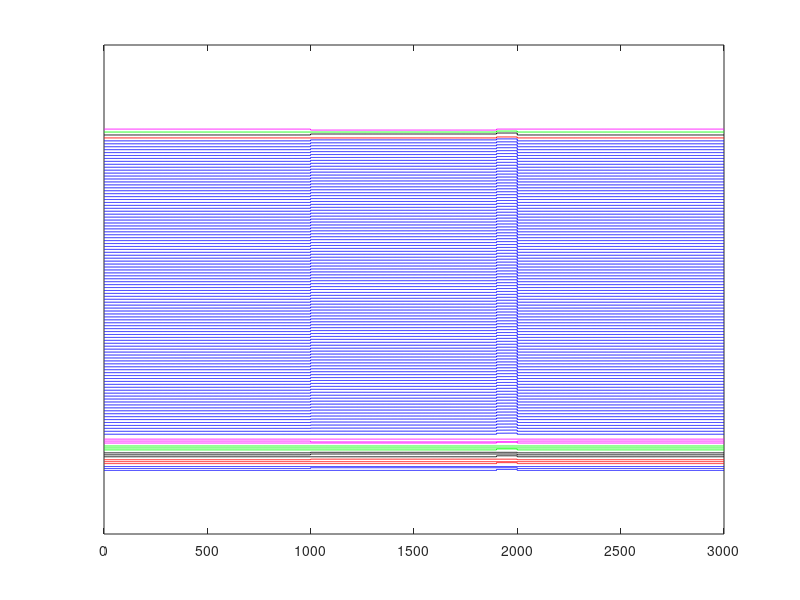
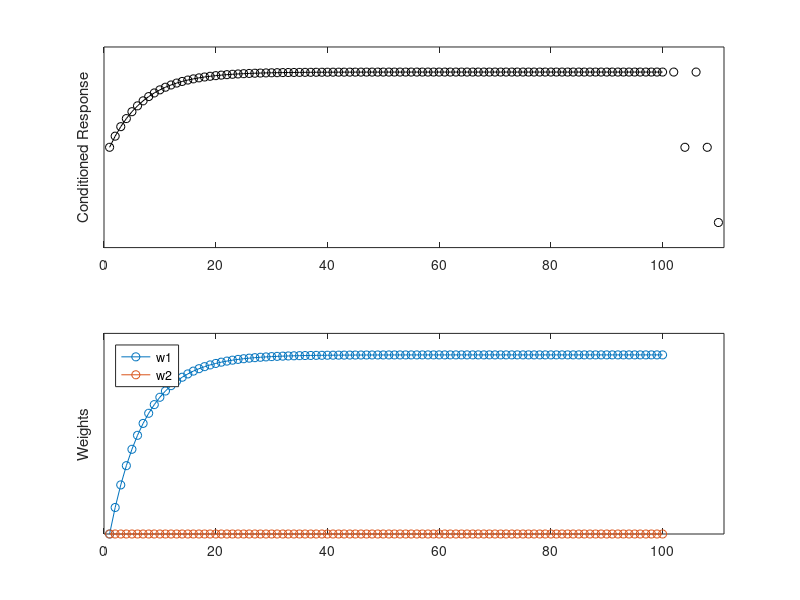

These charts were generated, in order, by the following MATLAB code:
% blue traces are tone with puff trial
% red traces are light with puff trial
% black traces are tone + light with puff trial

CS_START_TIME = 1000;
CS_OFF_TIME = 2000;
US_START_TIME = 1900;
US_OFF_TIME = 2000;
CS1_INTENSITY = .4;
CS2_INTENSITY = .25;
CS5_INTENSITY = -.4;
US_INTENSITY = .5;
N_TRAINING_TRIALS = 10;
alpha = .01; %learning rate parameter

% demonstrates normal learning
% training_trials = ones(1, N_TRAINING_TRIALS);

% demonstrates overshadowing
% training_trials = ones(1, N_TRAINING_TRIALS) * 3;

% demonstrates blocking
training_trials = [ones(1, 100)];
% training_trials = [ones(1, N_TRAINING_TRIALS) * 4, ...
%     ones(1, N_TRAINING_TRIALS) * 3, ...
%     ones(1, N_TRAINING_TRIALS) * 5, ...
%     ones(1, N_TRAINING_TRIALS) * 1, ...
%     ones(1, N_TRAINING_TRIALS) * 2];

testing_trials = [1, 2, 3, 4, 5]; %testing phase will be a single type 1 trial


%%% ----------------- DESIGN THE EXPERIMENT --------------

trial_duration = 3000; % length of each trial (ms)
ttype_num = 5; % total number of different trial types
CS_num = 2; % total number of CSs
colorcode = 'brkgmc'; %color coding for up to 6 CSs

ttype = 1; %-----------------CS 1 only

CS_on(1, ttype) = CS_START_TIME; %start time in ms for CS #1 during trial type 1
CS_off(1, ttype) = CS_OFF_TIME; %end time in ms for CS #1 during trial type 1
CS_val(1, ttype) = CS1_INTENSITY; %intensity level (recommended 0-1) for CS #1 during trial type 1

CS_on(2, ttype) = CS_START_TIME; %start time in ms for CS #2 during trial type 1
CS_off(2, ttype) = CS_OFF_TIME; %end time in ms for CS #2 during trial type 1
CS_val(2, ttype) = 0; %intensity level (recommended 0-1) for CS #2 during trial type 1

US_on(ttype) = US_START_TIME; %start time for US during trial type 1
US_off(ttype) = US_OFF_TIME; %end time for US during trial type 1
US_val(ttype) = US_INTENSITY; %intensity level (recommended 0-1) for US during trial type 1

ttype = 2; %-----------------CS 2 only

CS_on(1, ttype) = CS_START_TIME; %start time in ms for CS #1 during trial type 2
CS_off(1, ttype) = CS_OFF_TIME; %end time in ms for CS #1 during trial type 2
CS_val(1, ttype) = 0; %intensity level (recommended 0-1) for CS #1 during trial type 2

CS_on(2, ttype) = CS_START_TIME; %start time in ms for CS #2 during trial type 2
CS_off(2, ttype) = CS_OFF_TIME; %end time in ms for CS #2 during trial type 2
CS_val(2, ttype) = CS2_INTENSITY; %intensity level (recommended 0-1) for CS #2 during trial type 2

US_on(ttype) = US_START_TIME; %start time for US during trial type 1
US_off(ttype) = US_OFF_TIME; %end time for US during trial type 1
US_val(ttype) = US_INTENSITY; %intensity level (recommended 0-1) for US during trial type 1

ttype = 3; %-----------------CS 1 + CS 2

CS_on(1, ttype) = CS_START_TIME; %start time in ms for CS #1 during trial type 2
CS_off(1, ttype) = CS_OFF_TIME; %end time in ms for CS #1 during trial type 2
CS_val(1, ttype) = CS1_INTENSITY; %intensity level (recommended 0-1) for CS #1 during trial type 2

CS_on(2, ttype) = CS_START_TIME; %start time in ms for CS #2 during trial type 2
CS_off(2, ttype) = CS_OFF_TIME; %end time in ms for CS #2 during trial type 2
CS_val(2, ttype) = CS2_INTENSITY; %intensity level (recommended 0-1) for CS #2 during trial type 2

US_on(ttype) = US_START_TIME; %start time for US during trial type 1
US_off(ttype) = US_OFF_TIME; %end time for US during trial type 1
US_val(ttype) = US_INTENSITY; %intensity level (recommended 0-1) for US during trial type 1

ttype = 4; %-----------------nothing

CS_on(1, ttype) = CS_START_TIME; %start time in ms for CS #1 during trial type 2
CS_off(1, ttype) = CS_OFF_TIME; %end time in ms for CS #1 during trial type 2
CS_val(1, ttype) = 0; %intensity level (recommended 0-1) for CS #1 during trial type 2

CS_on(2, ttype) = CS_START_TIME; %start time in ms for CS #2 during trial type 2
CS_off(2, ttype) = CS_OFF_TIME; %end time in ms for CS #2 during trial type 2
CS_val(2, ttype) = 0; %intensity level (recommended 0-1) for CS #2 during trial type 2

US_on(ttype) = US_START_TIME; %start time for US during trial type 1
US_off(ttype) = US_OFF_TIME; %end time for US during trial type 1
US_val(ttype) = US_INTENSITY; %intensity level (recommended 0-1) for US during trial type 1

ttype = 5; %-----------------CS 1 is negative

CS_on(1, ttype) = CS_START_TIME; %start time in ms for CS #1 during trial type 2
CS_off(1, ttype) = CS_OFF_TIME; %end time in ms for CS #1 during trial type 2
CS_val(1, ttype) = CS5_INTENSITY; %intensity level (recommended 0-1) for CS #1 during trial type 2

CS_on(2, ttype) = CS_START_TIME; %start time in ms for CS #2 during trial type 2
CS_off(2, ttype) = CS_OFF_TIME; %end time in ms for CS #2 during trial type 2
CS_val(2, ttype) = 0; %intensity level (recommended 0-1) for CS #2 during trial type 2

US_on(ttype) = US_START_TIME; %start time for US during trial type 1
US_off(ttype) = US_OFF_TIME; %end time for US during trial type 1
US_val(ttype) = US_INTENSITY; %intensity level (recommended 0-1) for US during trial type 1


%%% ------------ DESIGN THE LEARNING NETWORK -----------

CS_w(1) = 0; %initial value for weight on CS#1
CS_w(2) = 0; %initial value for weight on CS#2

%%%%%%%%%%%%%%%%%%%%%%%%%%%% BUILD & PLOT TRIAL TYPES %%%%%%%%%%%%%%%%%%%%%

figure(1); clf; %clear plotting window

clear start_w CR y CS_trace US_trace R; %clear trial structures prior to simulation

for ttype = 1:ttype_num %loop through trial types
    
    for t = 1:trial_duration %loop through time steps of the trial
        
        %set US value for this time step
        if t >= US_on(ttype) && t < US_off(ttype)
            US_trace(ttype, t) = US_val(ttype);
        else
            US_trace(ttype, t) = 0;
        end
        
        %set CS value for this time step
        for CS = 1:CS_num %loop through the CSs
            if t >= CS_on(CS, ttype) && t < CS_off(CS, ttype)
                CS_trace(CS, ttype, t) = CS_val(CS, ttype);
            else
                CS_trace(CS, ttype, t) = 0;
            end
        end
        
    end %end time loop
    
    % plot bottom traces... just show what the 3 trial types look like
    plot(squeeze(US_trace(ttype, :))+(CS_num + 1.5)*(ttype - 1)-ttype_num*(CS_num + 1.5), colorcode(ttype)); hold on;
    for CS = 1:CS_num %loop through the CSs
        plot(squeeze(CS_trace(CS, ttype, :))+(CS_num + 1.5)*(ttype - 1)+CS-ttype_num*(CS_num + 1.5), colorcode(ttype));
    end
    
    %    set(gca,'YTick',[],'YLim',[-.1 CS_num*ttype_num+1.1]);
    %    set(gca,'YLim',[-ttype_num*(CS_num+1.5)-.25 0]);
    
end %end trial type loop

%%%%%%%%%%%%%%%%%%%%%%%%%%%%% SIMULATE TRAINING TRIALS %%%%%%%%%%%%%%%%%%%%%%%%

for trial = 1:length(training_trials) %loop through training trials
    
    ttype = training_trials(trial); %set the type for the current trial
    
    %record the CS weight at the start of the trial
    for CS = 1:CS_num
        start_w(CS, trial) = CS_w(CS);
    end
    
    %loop through time steps of the trial
    for t = 1:trial_duration
        
        %-------------------- COMPUTE NEURAL ACTIVITY ------------------
        
        y(t) = 0; %initialize output to zero
        
        %compute summed prediction, y, over all CSs
        for CS = 1:CS_num
            
            %add weighted CS input to the output value
            % i.e. x1w1 + x2w2 + ... + xnwn
            y(t) = y(t) + CS_trace(CS, ttype, t) * CS_w(CS);
        end
        
        % total response is sum of prediction and US (?)
        R(t) = y(t) + US_trace(ttype, t);
        
        %----------------- ADJUST SYNAPTIC WEIGHTS -------------------
        
        % compute loss function AKA prediction error
        % as the US minus the prediction (weighted sum of CSs)
        L = US_trace(ttype, t) - y(t);
        %        L = US_trace(ttype,t);
        
        % don't let L be negative!
        if L < 0
            L = 0;
        end
        
        % adjust weights for each CS separately (for every time point)
        % delta w = alpha x prediction error x CS intensity at time point
        for CS = 1:CS_num
            CS_w(CS) = CS_w(CS) + alpha * CS_trace(CS, ttype, t) * L;
        end
        
        
    end %end time loop
    
    % plot the overall response (sum of CR and UR)
    plot(R + (trial - 1) * 1.5 + 1, colorcode(ttype)); %time plots of trial responses
    
    CR(trial) = sum(R(1:(US_on(ttype) - 1))); %trial plots of conditioned responses
    
end %end training trial loop

for trial = 1:length(testing_trials) %loop through training trials
    
    ttype = testing_trials(trial); %set the type for the current trial
    
    for t = 1:trial_duration %loop through time steps of the trial
        
        %-------------------- COMPUTE NEURAL ACTIVITY ------------------
        
        y(t) = 0; %initialize output to zero
        
        %set CS value for this time step
        for CS = 1:CS_num %loop through the CSs
            y(t) = y(t) + CS_trace(CS, ttype, t) * CS_w(CS); %add weighted CS input to the output value
        end
        
        %response is sum of prediction and US
        R(t) = y(t) + US_trace(ttype, t);
        
    end %end time loop
    
    plot(R+length(training_trials)*1.5+(trial - 1)*1.5+1, colorcode(ttype));
    
    CR = [CR, NaN, sum(R(1:(US_on(ttype) - 1)))];
    
end %end training trial loop

set(gca, 'YTick', []);

figure(2); clf;

subplot(2, 1, 1);
plot(CR, 'o-k'); set(gca, 'YTick', [], 'XLim', [0, length(CR) + 1]);
ylabel('Conditioned Response');

subplot(2, 1, 2); hold off;
for CS = 1:CS_num
    plot(start_w(CS, :), 'o-');
    hold on;
end
set(gca, 'YTick', [], 'XLim', [0, length(CR) + 1]);
ylabel('Weights');
legend('w1', 'w2', 'Location', 'northwest');